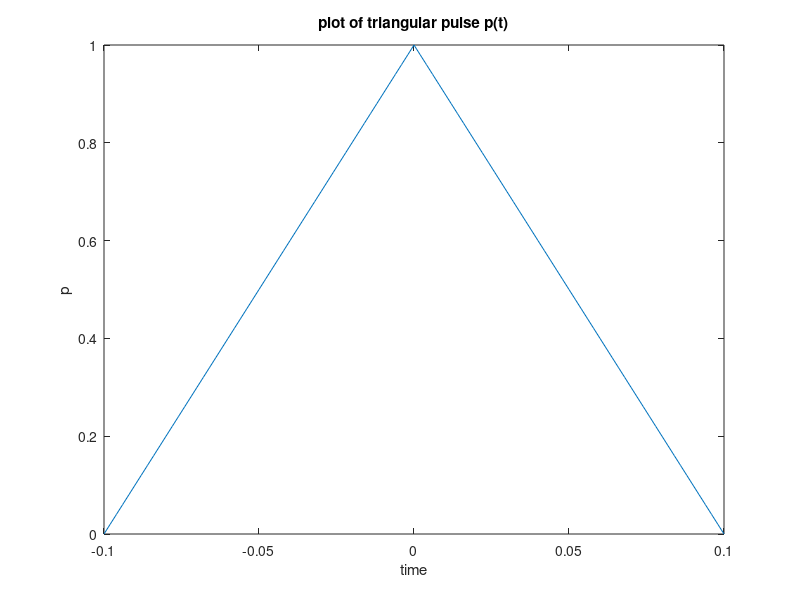
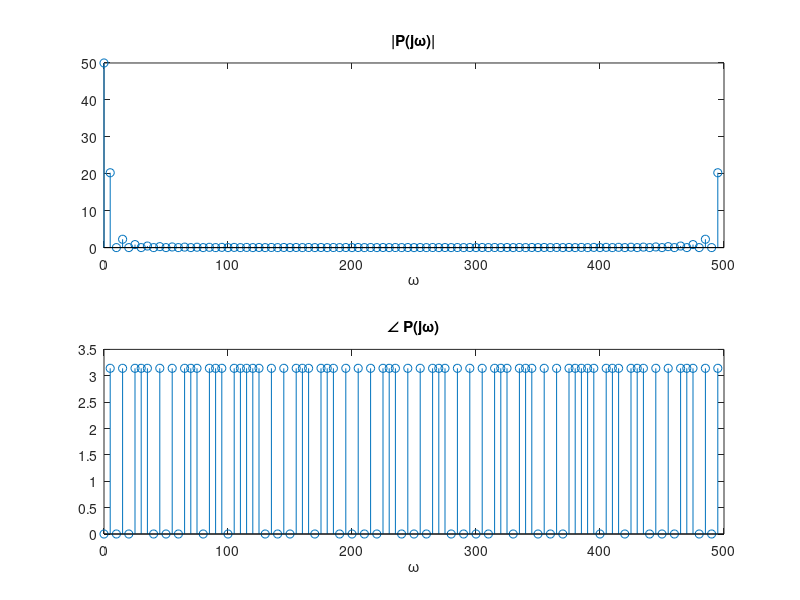
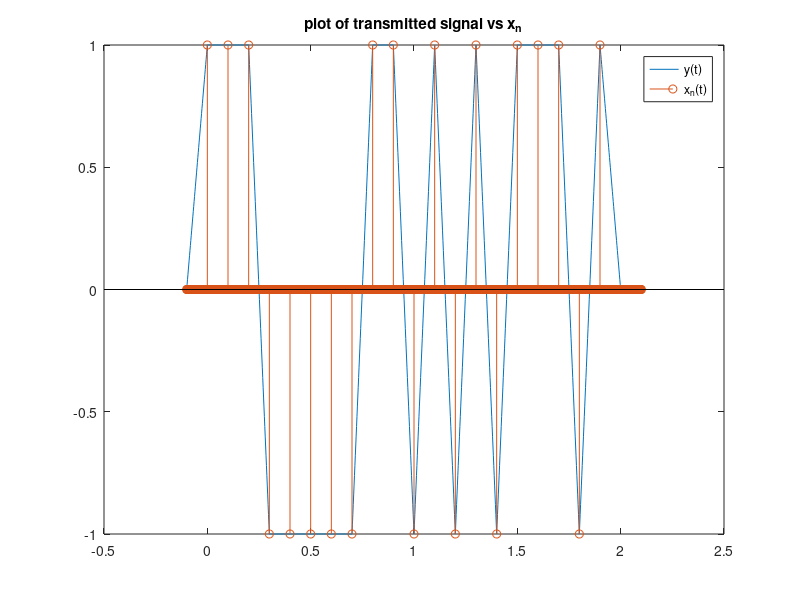
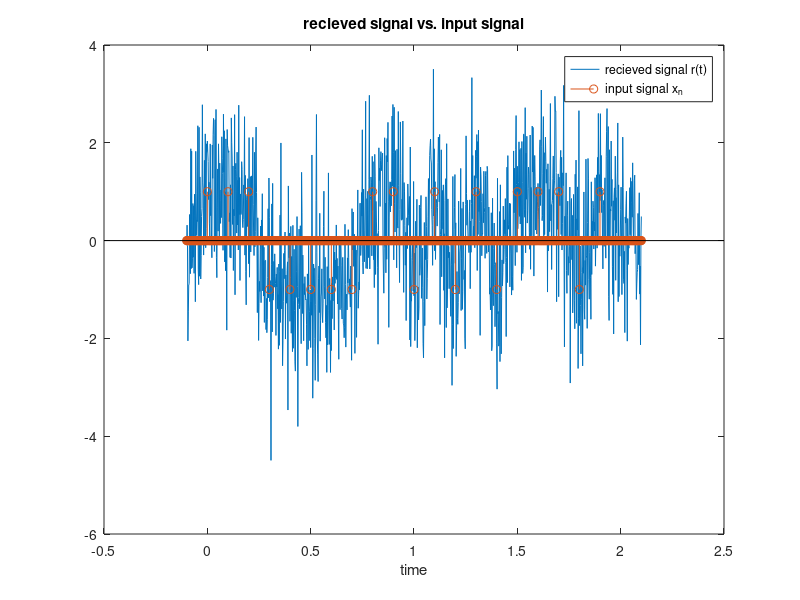

Source code (MATLAB) for these figures, in order: (Note: this script raises an error after producing the figures.)
clear, close all

% param
N = 20; % number of bits
Tp = 0.1; % half the pulse width
dt = Tp/50; % sampling frequency -- keep this constant
fb = 1/(Tp); % bit rate
dt_b = 1/fb; % bit period (how long between bits)
t = 0:dt:(dt_b*N); % time range -- not sure if this is right
sigma = 1; % noise parameter for part e

% upper limit is the number of bit periods times the number of bits

%% PART A -- need graphs, etc
t_pulse = -Tp:dt:Tp;
p = 1-abs(t_pulse./Tp);
% creates triangular pulse that is 2*Tp wide in time

% plot(t_pulse,p)

transform = fft((p(1:end-1)));
Fs = 1/dt;
f = Fs * (0:length(transform)-1)/length(transform);

% figure, stem(abs(transform))

% testing shifted vs unshifted
% x = [0:0.2:1 0.8:-0.2:0.2];
% X = fft(x); X_shift=fft(fftshift(x));
% figure,subplot(2,1,1)
% stem(angle(X))
% subplot(2,1,2), stem(angle(X_shift))
% 
% figure,subplot(2,1,1)
% stem(abs(X))
% subplot(2,1,2)
% stem(abs(X_shift))

%% PART C
bits = 2*((rand(1,N)<0.5)-0.5);

%% PART D

% Thomas
% How I think x should be generated: u take the bits defined in c, and put
% them into an array along with time. every Ts time, there will be one of
% the spikes corresponding to one in bits
% result is kinda same as urs evan, but maybe its more general? idk

% makes a time vector of appropriate length. I chose Ts arbitrarily
Ts = 1/fb;
tx = 0:dt:(N)*Ts;

% insert the message onto xn, put a spike every Ts seconds
xn = zeros(size(tx));
for i=0:N-1
    xn(abs(tx - i * Ts) < .0001) = bits(i+1);
end
% calculate the convolution
y_conv = conv(xn, p);

%% part E
% add noise as specified
nt = sigma*randn(1,length(y_conv));
rt = nt + y_conv;

%% part F

% make a new time axis, again, time is increased by Tp on both sides
tx_out = -Tp:dt:(N)*Ts + Tp;
xhat = zeros(size(rt));
xhat_matched = zeros(size(rt));

p_negt = flip(p);
zn = conv(rt, p_negt, "same");

% make the zero array then add the +1 or -1 as described in the doc
for i=0:N-1
    index = find(abs(tx_out - i* Ts) < .001);
    if rt(index) > 0
        xhat(index) = 1;
    else
        xhat(index) = -1;
    end

    if zn(index) > 0
        xhat_matched(index) = 1;
    else
        xhat_matched(index) = -1;
    end

end


%% Part g
% i
figure;
plot(t_pulse, p);
xlabel('time'),ylabel('p')
title('plot of triangular pulse p(t)')

% TODO plot fft and hand calculate fft
figure
subplot(2, 1, 1)
stem(f, abs(transform))
title('|P(j\omega)|')
xlabel('\omega')
subplot(2, 1, 2)
% correcting phase noise -- the imagionary values were extremely tiny but
% were still causing there to be nonzero phase when the phase should've
% actually been zero

true_phase = zeros(length(transform),1);

for i = 1:length(transform)
    if imag(transform(i)) < 1e-6
        true_phase(i) = angle(real(transform(i)));
    else
        true_phase(i) = angle(transform(i));
    end
end

stem(f,true_phase)
xlabel('\omega')
title('\angle P(j\omega)')
%%
% ii
figure;
plot(tx_out, y_conv)
hold on, stem(tx_out,[zeros(1, floor(length(p)/2)) xn zeros(1, floor(length(p)/2))])
title('plot of transmitted signal vs x_n')
legend('y(t)','x_n(t)')
hold off
% iii
figure;
plot(tx_out, rt);
% plot it against the original impulse message. append zeros. the
% convolution will increase size of axis by half of the size of triangle
% (Tp) on both sides, so add that on
hold on,stem(tx_out,[zeros(1, floor(length(p)/2)) xn zeros(1, floor(length(p)/2))])
title('recieved signal vs. input signal')
xlabel('time')
legend('recieved signal r(t)','input signal x_n')
hold off

% iv
figure, hold on
stem(tx, xhat(Tp/dt+1:end-Tp/dt)),stem(tx,xn)
legend('Signed-based reciever','input signal')
title('sent message and decoded message, signed-based reciever')
xlabel('time')
hold off

figure,hold on
stem(tx, xhat_matched(Tp/dt+1:end-Tp/dt)),stem(tx,xn)
legend('Matched filter reciever','input signal')
title('sent message and decoded message, matched filter reciever')
xlabel('time')
hold off

% v
% bit rate 
disp("Bit rate: " + fb)
disp("noise standard deviation (essentially 1): " + std(nt))

Py = sum(y_conv.^2 * dt);
Pn = sum(nt.^2 * dt);
disp("SNR: " + Py/Pn);

% error rate calculations
xn_sign = xhat(xhat ~= 0);
xn_matched = xhat_matched(xhat_matched ~= 0);
error_rate_sign = sum(xn_sign ~= bits)/N;
error_rate_matched = sum(xn_matched ~= bits)/N;

disp("sign-based reciever error rate: " + error_rate_sign);
disp("matched filter error rate: " + error_rate_matched);

%% part 2
% param
N = 40; % number of bits
Tp = 0.1; % half the pulse width
dt = Tp/50; % sampling frequency -- keep this constant
dt_b = 1/fb; % bit period (how long between bits)
t = 0:dt:(dt_b*N); % time range -- not sure if this is right

% basically plotted error rate vs snr for a range of sigmas, as instructed

t_pulse = -Tp:dt:Tp;
p = 1-abs(t_pulse./Tp);
% cycle through the different fb
for inter = 1:2
    fb = 1/inter/Tp;
    sigmarray = 0:.1:1;
    snrs = zeros(size(sigmarray));
    errorSign = zeros(size(sigmarray));
    errorMatch = zeros(size(sigmarray));
    % cycle through sigmas
    for in = 1:length(sigmarray)
        % do stuff that i copied from above
        thisig = sigmarray(in);
    
        bits = 2*((rand(1,N)<0.5)-0.5);
        Ts = 1/fb;
        tx = 0:dt:(N)*Ts;
        
        % insert the message onto xn, put a spike every Ts seconds
        xn = zeros(size(tx));
        for i=0:N-1
            xn(abs(tx - i * Ts) < .0001) = bits(i+1);
        end
        % calculate the convolution
        y_conv = conv(xn, p);
        
        nt = thisig*randn(1,length(y_conv));
        rt = nt + y_conv;
        
        tx_out = -Tp:dt:(N)*Ts + Tp;
        xhat = zeros(size(rt));
        xhat_matched = zeros(size(rt));
        
        p_negt = flip(p);
        zn = conv(rt, p_negt, "same");
        
        % make the zero array then add the +1 or -1 as described in the doc
        for i=0:N-1
            index = find(abs(tx_out - i* Ts) < .001);
            if rt(index) > 0
                xhat(index) = 1;
            else
                xhat(index) = -1;
            end
        
            if zn(index) > 0
                xhat_matched(index) = 1;
            else
                xhat_matched(index) = -1;
            end
        
        end
        Py = sum(y_conv.^2 * dt);
        Pn = sum(nt.^2 * dt);
        % disp("SNR: " + Py/Pn);
        
        snrs(in) = Py/Pn;
        if Pn == 0
            snrs(in) = 0;
        end
        xn_sign = xhat(xhat ~= 0);
        xn_matched = xhat_matched(xhat_matched ~= 0);
        error_rate_sign = sum(xn_sign ~= bits)/N;
        error_rate_matched = sum(xn_matched ~= bits)/N;
        errorSign(in) = error_rate_sign;
        errorMatch(in) = error_rate_matched;
    end
    figure;
    hold on
    plot(errorSign, snrs);
    plot(errorMatch, snrs);
    ylabel("snr");
    xlabel("error");
    title("fb = 1/" + inter + "Tp");
    legend("Sign", "Matched");
end
